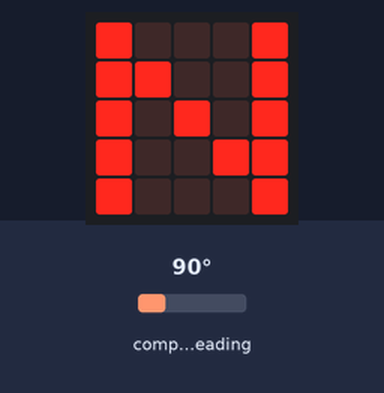
Recording of a program running on a simulated BBC micro:bit (MakeCode). On the bench: the board's 5×5 LED display. The inputs (shaded band) are chosen by the test bench; at power-on: compass heading 90°. The compass is already calibrated.

Above: at 1.3 s.
1.4 s: compass heading set to 269°
At 2.0 s:
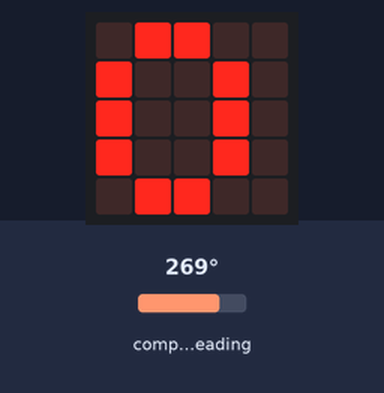
3.0 s: compass heading set to 230°
4.5 s: compass heading set to 225°
At 5.0 s:
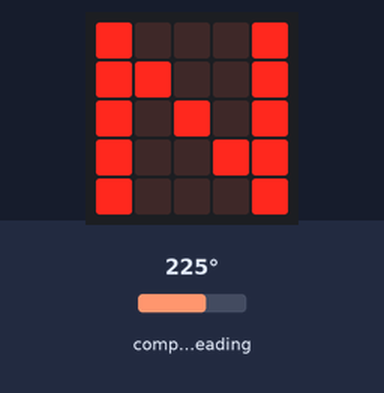
6.1 s: compass heading set to 180°
At 6.5 s:
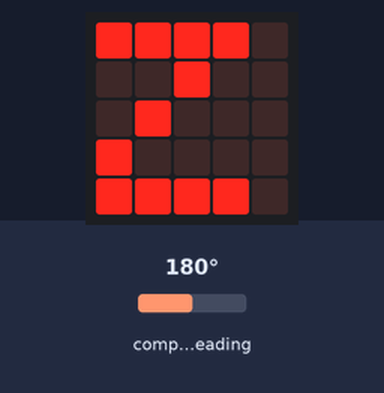
9.1 s: compass heading set to 7°
10.6 s: compass heading set to 90°
At 11.3 s:
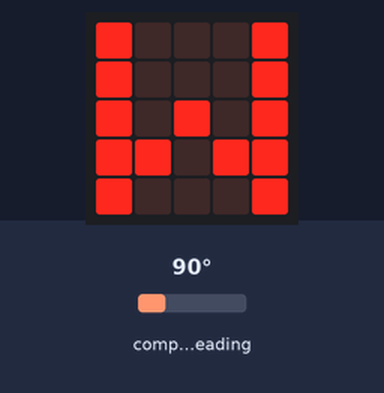
Timing chart, 0 to 13.6 s (numbered marks = the images above; inputs shaded):
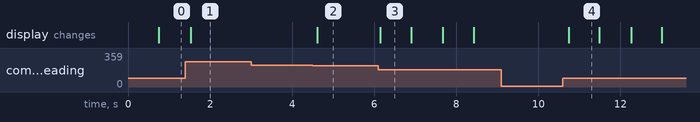

Measured:
- the behaviour switches between 226 and 225° on compass heading (found by bisection; images 1 and 2)
- after the input at 1.4 s, the display: changes after 0.12 s (image 1)
- after the input at 3.0 s, every drawn part: stays the same
- after the input at 4.5 s, the display: changes after 0.11 s (image 2)
- after the input at 6.1 s, the display: changes after 0.05 s (image 3)
- after the input at 9.1 s, every drawn part: stays the same
- after the input at 10.6 s, the display: changes after 0.14 s (image 4)
- what the display in image 3 shows lasts 0.7 s, from 6.2 s to 6.9 s

The program:

main.ts
```typescript
let Kompasrichting = 0
basic.forever(function () {
    Kompasrichting = input.compassHeading()
    if (input.compassHeading() > 45 && input.compassHeading() < 135) {
        basic.showString("W")
    }
    if (input.compassHeading() > 135 && input.compassHeading() < 225) {
        basic.showString("Z")
    }
    if (input.compassHeading() > 225 && input.compassHeading() < 315) {
        basic.showString("O")
    } else {
        basic.showString("N")
    }
})
```

test.ts
```typescript
// tests gaan hier; deze zal niet worden gecompileerd wanneer dit pakket wordt gebruikt als extensie.
```
